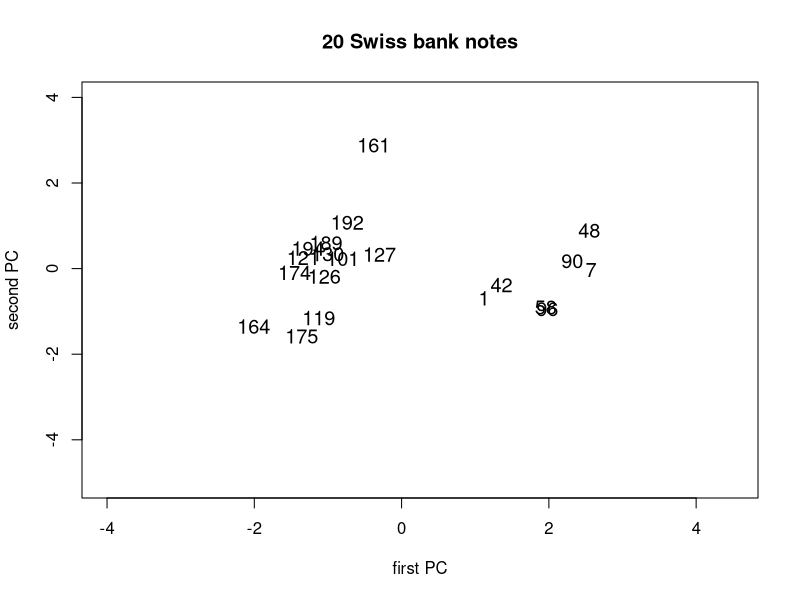
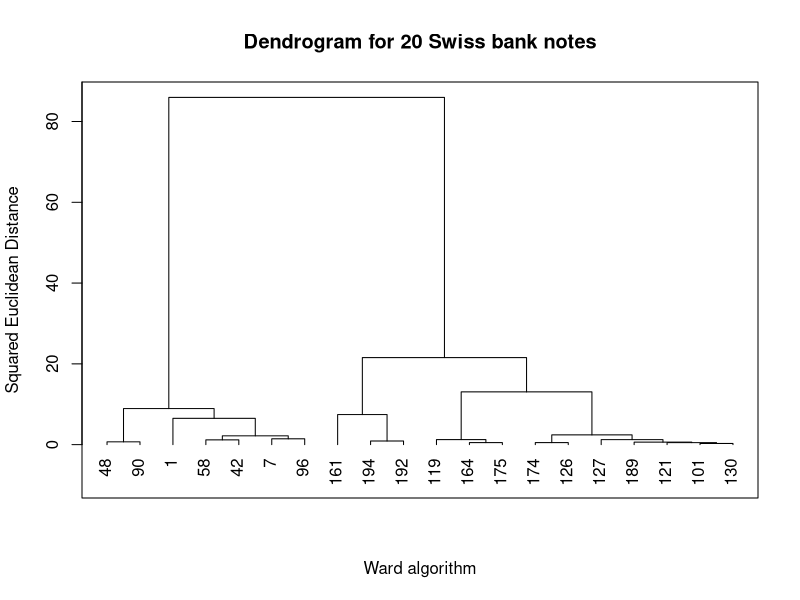
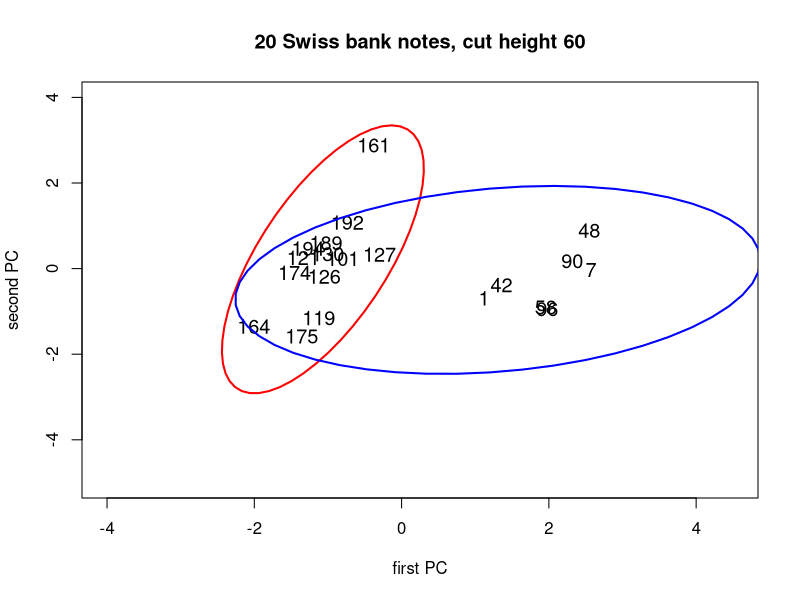

R code for these plots, in order:
# −−−−−−−−−−−−−−−−−−−−−−−−−−−−−−−−−−−−−−−−−−−−−−−−−−−−−−
# Name of QuantLet : MVAclusbank
# −−−−−−−−−−−−−−−−−−−−−−−−−−−−−−−−−−−−−−−−−−−−−−−−−−−−−−
# Published in : Applied Multivariate Statistical Analysis
# −−−−−−−−−−−−−−−−−−−−−−−−−−−−−−−−−−−−−−−−−−−−−−−−−−−−−−
# Description : Performs a PCA and a cluster analysis for 20 randomly 
# chosen bank notes from the swiss bank notes dataset.
# −−−−−−−−−−−−−−−−−−−−−−−−−−−−−−−−−−−−−−−−−−−−−−−−−−−−−−
# Keywords : cluster-analysis, plot, graphical representation, 
# distance, euclidean, data visualization, dendrogram,
# principal-components, pca
# −−−−−−−−−−−−−−−−−−−−−−−−−−−−−−−−−−−−−−−−−−−−−−−−−−−−−−
# See also : MVAclus8p, MVAclusfood, MVAspecclust, MVAclusbh, 
# MVAclususcrime, SMSclus8p, SMSclus8pd, SMSclus8pmst2, 
# SMSclusbank, SMScluscomp, SMScluscrime, SMScluscrimechi2, 
# SMSclushealth
# −−−−−−−−−−−−−−−−−−−−−−−−−−−−−−−−−−−−−−−−−−−−−−−−−−−−−−
# Author : Zografia Anastasiadou, Simon Trimborn
# −−−−−−−−−−−−−−−−−−−−−−−−−−−−−−−−−−−−−−−−−−−−−−−−−−−−−−
# Submitted : Thu, August 21 2014 by Petra Burdejova
# −−−−−−−−−−−−−−−−−−−−−−−−−−−−−−−−−−−−−−−−−−−−−−−−−−−−−−
# Datafile : bank2.dat
# −−−−−−−−−−−−−−−−−−−−−−−−−−−−−−−−−−−−−−−−−−−−−−−−−−−−−−
# Example 1: PCA for 20 randomly chosen bank notes. 
# −−−−−−−−−−−−−−−−−−−−−−−−−−−−−−−−−−−−−−−−−−−−−−−−−−−−−−
# Example 2: The dendrogram for the 20 bank notes after 
# applying the Ward algorithm
# −−−−−−−−−−−−−−−−−−−−−−−−−−−−−−−−−−−−−−−−−−−−−−−−−−−−−−
# Example 3: PCA with clusters
# −−−−−−−−−−−−−−−−−−−−−−−−−−−−−−−−−−−−−−−−−−−−−−−−−−−−−−

# clear all variables
rm(list = ls(all = TRUE))
graphics.off()

# install and load packages
libraries = c("car")
lapply(libraries, function(x) if (!(x %in% installed.packages())) {
    install.packages(x)
})
lapply(libraries, library, quietly = TRUE, character.only = TRUE)

# load data
data = read.table("bank2.dat")
xx   = data[sample(1:nrow(data), 20, replace = F), ]  # sample of 20 randomly chosen bank notes from data  

# PCA
set.seed(3)
mean = as.vector(colMeans(xx))
m    = matrix(mean, nrow(xx), NROW(mean), byrow = T)
x    = xx - m
eig  = eigen(cov(x))  # spectral decomposition  
eva  = eig$values
eve  = eig$vectors
xm   = as.matrix(x)
y    = xm %*% eve
ym   = y[, 1:2]       # first two eigenvectors

# Plot 1: PCA
plot(ym, type = "n", xlab = "first PC", ylab = "second PC", main = "20 Swiss bank notes", 
    ylim = c(-5, 4), xlim = c(-4, 4.5))
text(ym[, 1], ym[, 2], rownames(xx), cex = 1.2)
d  = dist(xx, method = "euclidean", p = 2)  # euclidean distance matrix
dd = d^2                                    # squared euclidean distance matrix                        
w  = hclust(dd, method = "ward.D")          # cluster analysis with ward algorithm

# Plot 2: Dendrogram for the 20 bank notes after applying the Ward algorithm
dev.new()
plot(w, hang = -0.1, frame.plot = TRUE, ann = FALSE)
title(main = "Dendrogram for 20 Swiss bank notes", ylab = "Squared Euclidean Distance", 
    xlab = "Ward algorithm")

# Plot 3: PCA with clusters
dev.new()
groups = cutree(w, h = 60)
merg   = matrix(c(ym, as.matrix(groups)), nrow = 20, ncol = 3)
merg   = merg[sort.list(merg[, 3]), ]
merg1  = merg[1:11, 1:2]
merg2  = merg[12:20, 1:2]
plot(ym, type = "n", xlab = "first PC", ylab = "second PC", main = "20 Swiss bank notes, cut height 60", 
    ylim = c(-5, 4), xlim = c(-4, 4.5))
text(ym[, 1], ym[, 2], rownames(xx), cex = 1.2)
dataEllipse(x = merg1[, 1], y = merg1[, 2], center.pch = 0, col = "red", plot.points = F, 
    add = T, levels = 0.95)
dataEllipse(x = merg2[, 1], y = merg2[, 2], center.pch = 0, col = "blue", plot.points = F, 
    add = T, levels = 0.9) 
